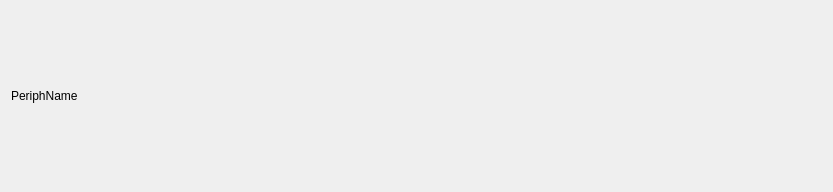
<?xml version="1.0" encoding="UTF-8"?>
<ui version="4.0">
 <class>CollapsablePeripheralWidget</class>
 <widget class="QWidget" name="CollapsablePeripheralWidget">
  <property name="geometry">
   <rect>
    <x>0</x>
    <y>0</y>
    <width>833</width>
    <height>192</height>
   </rect>
  </property>
  <property name="sizePolicy">
   <sizepolicy hsizetype="Preferred" vsizetype="Preferred">
    <horstretch>0</horstretch>
    <verstretch>0</verstretch>
   </sizepolicy>
  </property>
  <property name="windowTitle">
   <string>Form</string>
  </property>
  <property name="styleSheet">
   <string notr="true"/>
  </property>
  <layout class="QGridLayout" name="gridLayout">
   <item row="0" column="2">
    <widget class="QPushButton" name="collapseQpb">
     <property name="sizePolicy">
      <sizepolicy hsizetype="Maximum" vsizetype="Fixed">
       <horstretch>0</horstretch>
       <verstretch>0</verstretch>
      </sizepolicy>
     </property>
     <property name="focusPolicy">
      <enum>Qt::NoFocus</enum>
     </property>
     <property name="text">
      <string/>
     </property>
     <property name="icon">
      <iconset resource="../ressources/peripheralwidget.qrc">
       <normaloff>:/img/Gnome-list-add.svg</normaloff>
       <normalon>:/img/Gnome-list-remove.svg</normalon>:/img/Gnome-list-add.svg</iconset>
     </property>
     <property name="flat">
      <bool>true</bool>
     </property>
    </widget>
   </item>
   <item row="0" column="0">
    <widget class="QRegToolTipLabel" name="periphName">
     <property name="sizePolicy">
      <sizepolicy hsizetype="Minimum" vsizetype="Preferred">
       <horstretch>0</horstretch>
       <verstretch>0</verstretch>
      </sizepolicy>
     </property>
     <property name="text">
      <string>PeriphName</string>
     </property>
    </widget>
   </item>
   <item row="0" column="1">
    <spacer name="horizontalSpacer">
     <property name="orientation">
      <enum>Qt::Horizontal</enum>
     </property>
     <property name="sizeHint" stdset="0">
      <size>
       <width>40</width>
       <height>20</height>
      </size>
     </property>
    </spacer>
   </item>
  </layout>
 </widget>
 <customwidgets>
  <customwidget>
   <class>QRegToolTipLabel</class>
   <extends>QLabel</extends>
   <header location="global">collapsableperipheralwidget.h</header>
  </customwidget>
 </customwidgets>
 <resources>
  <include location="../ressources/peripheralwidget.qrc"/>
 </resources>
 <connections/>
</ui>
